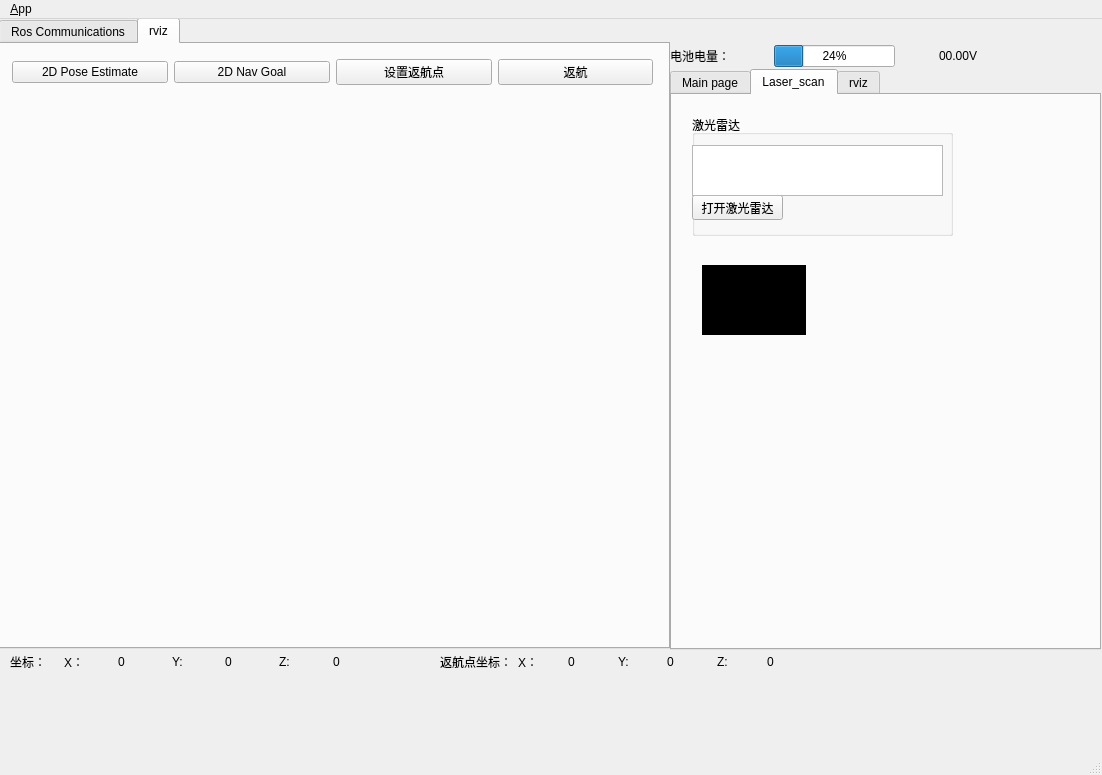
<?xml version="1.0" encoding="UTF-8"?>
<ui version="4.0">
 <class>MainWindowDesign</class>
 <widget class="QMainWindow" name="MainWindowDesign">
  <property name="geometry">
   <rect>
    <x>0</x>
    <y>0</y>
    <width>1102</width>
    <height>775</height>
   </rect>
  </property>
  <property name="minimumSize">
   <size>
    <width>1000</width>
    <height>500</height>
   </size>
  </property>
  <property name="windowTitle">
   <string>QRosApp</string>
  </property>
  <property name="windowIcon">
   <iconset resource="../../class1_ros_qt_demo/resources/images.qrc">
    <normaloff>:/images/icon.png</normaloff>:/images/icon.png</iconset>
  </property>
  <property name="locale">
   <locale language="English" country="Australia"/>
  </property>
  <widget class="QWidget" name="centralwidget">
   <widget class="QTabWidget" name="tab_manager">
    <property name="geometry">
     <rect>
      <x>-1</x>
      <y>-1</y>
      <width>671</width>
      <height>631</height>
     </rect>
    </property>
    <property name="minimumSize">
     <size>
      <width>100</width>
      <height>0</height>
     </size>
    </property>
    <property name="locale">
     <locale language="English" country="Australia"/>
    </property>
    <property name="currentIndex">
     <number>1</number>
    </property>
    <widget class="QWidget" name="tab_status">
     <attribute name="title">
      <string>Ros Communications</string>
     </attribute>
     <widget class="QGroupBox" name="groupBox_12">
      <property name="geometry">
       <rect>
        <x>0</x>
        <y>9</y>
        <width>641</width>
        <height>671</height>
       </rect>
      </property>
      <property name="sizePolicy">
       <sizepolicy hsizetype="MinimumExpanding" vsizetype="Preferred">
        <horstretch>0</horstretch>
        <verstretch>0</verstretch>
       </sizepolicy>
      </property>
      <property name="title">
       <string>Logging</string>
      </property>
      <widget class="QWidget" name="layoutWidget">
       <property name="geometry">
        <rect>
         <x>21</x>
         <y>391</y>
         <width>616</width>
         <height>204</height>
        </rect>
       </property>
       <layout class="QHBoxLayout" name="horizontalLayout_5">
        <item>
         <widget class="QListView" name="view_logging"/>
        </item>
        <item>
         <layout class="QHBoxLayout" name="horizontalLayout_4">
          <item>
           <widget class="QLabel" name="label_image">
            <property name="minimumSize">
             <size>
              <width>200</width>
              <height>200</height>
             </size>
            </property>
            <property name="styleSheet">
             <string notr="true">border:1px solid blue</string>
            </property>
            <property name="text">
             <string>NO IMAGE</string>
            </property>
           </widget>
          </item>
          <item>
           <layout class="QVBoxLayout" name="verticalLayout_2">
            <item>
             <widget class="QPushButton" name="pushButton_sub_image">
              <property name="text">
               <string>订阅</string>
              </property>
             </widget>
            </item>
            <item>
             <widget class="QLineEdit" name="lineEdit_image_topic"/>
            </item>
           </layout>
          </item>
         </layout>
        </item>
       </layout>
      </widget>
      <widget class="QWidget" name="layoutWidget">
       <property name="geometry">
        <rect>
         <x>31</x>
         <y>31</y>
         <width>608</width>
         <height>331</height>
        </rect>
       </property>
       <layout class="QGridLayout" name="gridLayout_2">
        <item row="0" column="0" colspan="2">
         <widget class="QWidget" name="widget_speed_x" native="true">
          <property name="minimumSize">
           <size>
            <width>300</width>
            <height>300</height>
           </size>
          </property>
         </widget>
        </item>
        <item row="0" column="2" colspan="2">
         <widget class="QWidget" name="widget_speed_y" native="true">
          <property name="minimumSize">
           <size>
            <width>300</width>
            <height>300</height>
           </size>
          </property>
         </widget>
        </item>
        <item row="1" column="0">
         <widget class="QLabel" name="label_6">
          <property name="text">
           <string>x轴线速度</string>
          </property>
         </widget>
        </item>
        <item row="1" column="1">
         <widget class="QLabel" name="label_dir_x">
          <property name="text">
           <string>正向</string>
          </property>
         </widget>
        </item>
        <item row="1" column="2">
         <widget class="QLabel" name="label_7">
          <property name="text">
           <string>y轴线速度</string>
          </property>
         </widget>
        </item>
        <item row="1" column="3">
         <widget class="QLabel" name="label_dir_y">
          <property name="text">
           <string>正向</string>
          </property>
         </widget>
        </item>
       </layout>
      </widget>
     </widget>
    </widget>
    <widget class="QWidget" name="tab">
     <attribute name="title">
      <string>rviz</string>
     </attribute>
     <widget class="QWidget" name="layoutWidget">
      <property name="geometry">
       <rect>
        <x>10</x>
        <y>43</y>
        <width>641</width>
        <height>551</height>
       </rect>
      </property>
      <layout class="QVBoxLayout" name="Layout_rviz"/>
     </widget>
     <widget class="QWidget" name="layoutWidget">
      <property name="geometry">
       <rect>
        <x>11</x>
        <y>11</y>
        <width>641</width>
        <height>35</height>
       </rect>
      </property>
      <layout class="QHBoxLayout" name="horizontalLayout_11">
       <item>
        <layout class="QHBoxLayout" name="horizontalLayout_2">
         <item>
          <widget class="QPushButton" name="set_start_btn">
           <property name="minimumSize">
            <size>
             <width>150</width>
             <height>0</height>
            </size>
           </property>
           <property name="text">
            <string>2D Pose Estimate</string>
           </property>
           <property name="icon">
            <iconset resource="../resources/images.qrc">
             <normaloff>:/images/cursor_pos.png</normaloff>:/images/cursor_pos.png</iconset>
           </property>
          </widget>
         </item>
         <item>
          <widget class="QPushButton" name="set_goal_btn">
           <property name="minimumSize">
            <size>
             <width>150</width>
             <height>0</height>
            </size>
           </property>
           <property name="text">
            <string>2D Nav Goal</string>
           </property>
           <property name="icon">
            <iconset resource="../resources/images.qrc">
             <normaloff>:/images/cursor_pos.png</normaloff>:/images/cursor_pos.png</iconset>
           </property>
          </widget>
         </item>
        </layout>
       </item>
       <item>
        <layout class="QHBoxLayout" name="horizontalLayout_7">
         <item>
          <widget class="QPushButton" name="set_return_pos_btn">
           <property name="text">
            <string>设置返航点</string>
           </property>
           <property name="icon">
            <iconset resource="../resources/images.qrc">
             <normaloff>:/images/set_return.png</normaloff>:/images/set_return.png</iconset>
           </property>
          </widget>
         </item>
         <item>
          <widget class="QPushButton" name="return_btn">
           <property name="text">
            <string>返航</string>
           </property>
           <property name="icon">
            <iconset resource="../resources/images.qrc">
             <normaloff>:/images/return.png</normaloff>:/images/return.png</iconset>
           </property>
          </widget>
         </item>
        </layout>
       </item>
      </layout>
     </widget>
    </widget>
   </widget>
   <widget class="QTabWidget" name="tabWidget">
    <property name="geometry">
     <rect>
      <x>670</x>
      <y>50</y>
      <width>431</width>
      <height>581</height>
     </rect>
    </property>
    <property name="currentIndex">
     <number>1</number>
    </property>
    <widget class="QWidget" name="tab_7">
     <attribute name="title">
      <string>Main page</string>
     </attribute>
     <widget class="QGroupBox" name="groupBox_7">
      <property name="geometry">
       <rect>
        <x>0</x>
        <y>0</y>
        <width>421</width>
        <height>301</height>
       </rect>
      </property>
      <property name="title">
       <string>GroupBox</string>
      </property>
      <layout class="QVBoxLayout" name="verticalLayout_6">
       <item>
        <widget class="QGroupBox" name="groupBox_8">
         <property name="title">
          <string>Ros Master</string>
         </property>
         <layout class="QGridLayout" name="gridLayout_4">
          <item row="7" column="0" colspan="2">
           <widget class="QCheckBox" name="checkbox_remember_settings">
            <property name="layoutDirection">
             <enum>Qt::RightToLeft</enum>
            </property>
            <property name="text">
             <string>Remember settings on startup</string>
            </property>
           </widget>
          </item>
          <item row="2" column="0">
           <widget class="QLabel" name="label_17">
            <property name="frameShape">
             <enum>QFrame::StyledPanel</enum>
            </property>
            <property name="frameShadow">
             <enum>QFrame::Raised</enum>
            </property>
            <property name="text">
             <string>Ros IP</string>
            </property>
           </widget>
          </item>
          <item row="6" column="0" colspan="2">
           <widget class="QCheckBox" name="checkbox_use_environment">
            <property name="layoutDirection">
             <enum>Qt::RightToLeft</enum>
            </property>
            <property name="text">
             <string>Use environment variables</string>
            </property>
           </widget>
          </item>
          <item row="1" column="0" colspan="2">
           <widget class="QLineEdit" name="line_edit_master">
            <property name="text">
             <string>http://192.168.1.2:11311/</string>
            </property>
           </widget>
          </item>
          <item row="0" column="0">
           <widget class="QLabel" name="label_18">
            <property name="frameShape">
             <enum>QFrame::StyledPanel</enum>
            </property>
            <property name="frameShadow">
             <enum>QFrame::Raised</enum>
            </property>
            <property name="text">
             <string>Ros Master Url</string>
            </property>
           </widget>
          </item>
          <item row="5" column="0" colspan="2">
           <widget class="QLineEdit" name="line_edit_topic">
            <property name="enabled">
             <bool>false</bool>
            </property>
            <property name="text">
             <string>unused</string>
            </property>
           </widget>
          </item>
          <item row="3" column="0" colspan="2">
           <widget class="QLineEdit" name="line_edit_host">
            <property name="text">
             <string>192.168.1.67</string>
            </property>
           </widget>
          </item>
          <item row="9" column="1">
           <widget class="QPushButton" name="button_connect">
            <property name="enabled">
             <bool>true</bool>
            </property>
            <property name="sizePolicy">
             <sizepolicy hsizetype="MinimumExpanding" vsizetype="Fixed">
              <horstretch>0</horstretch>
              <verstretch>0</verstretch>
             </sizepolicy>
            </property>
            <property name="toolTip">
             <string>Set the target to the current joint trajectory state.</string>
            </property>
            <property name="statusTip">
             <string>Clear all waypoints and set the target to the current joint trajectory state.</string>
            </property>
            <property name="text">
             <string>Connect</string>
            </property>
           </widget>
          </item>
          <item row="4" column="0">
           <widget class="QLabel" name="label_19">
            <property name="frameShape">
             <enum>QFrame::StyledPanel</enum>
            </property>
            <property name="frameShadow">
             <enum>QFrame::Raised</enum>
            </property>
            <property name="text">
             <string>Ros Hostname</string>
            </property>
           </widget>
          </item>
          <item row="10" column="0">
           <spacer name="verticalSpacer">
            <property name="orientation">
             <enum>Qt::Vertical</enum>
            </property>
            <property name="sizeHint" stdset="0">
             <size>
              <width>20</width>
              <height>40</height>
             </size>
            </property>
           </spacer>
          </item>
         </layout>
        </widget>
       </item>
      </layout>
     </widget>
     <widget class="QPushButton" name="pushButton_u">
      <property name="geometry">
       <rect>
        <x>20</x>
        <y>310</y>
        <width>77</width>
        <height>25</height>
       </rect>
      </property>
      <property name="text">
       <string>u</string>
      </property>
      <property name="shortcut">
       <string>U</string>
      </property>
     </widget>
     <widget class="QPushButton" name="pushButton_i">
      <property name="geometry">
       <rect>
        <x>101</x>
        <y>310</y>
        <width>78</width>
        <height>25</height>
       </rect>
      </property>
      <property name="text">
       <string>i</string>
      </property>
      <property name="shortcut">
       <string>I</string>
      </property>
     </widget>
     <widget class="QPushButton" name="pushButton_o">
      <property name="geometry">
       <rect>
        <x>183</x>
        <y>310</y>
        <width>77</width>
        <height>25</height>
       </rect>
      </property>
      <property name="text">
       <string>o</string>
      </property>
      <property name="shortcut">
       <string>O</string>
      </property>
     </widget>
     <widget class="QPushButton" name="pushButton_l">
      <property name="geometry">
       <rect>
        <x>200</x>
        <y>340</y>
        <width>80</width>
        <height>25</height>
       </rect>
      </property>
      <property name="text">
       <string>l</string>
      </property>
      <property name="shortcut">
       <string>L</string>
      </property>
     </widget>
     <widget class="QPushButton" name="pushButton_dh">
      <property name="geometry">
       <rect>
        <x>101</x>
        <y>370</y>
        <width>78</width>
        <height>25</height>
       </rect>
      </property>
      <property name="text">
       <string>,</string>
      </property>
      <property name="shortcut">
       <string>,</string>
      </property>
     </widget>
     <widget class="QCheckBox" name="checkBox">
      <property name="geometry">
       <rect>
        <x>104</x>
        <y>340</y>
        <width>92</width>
        <height>29</height>
       </rect>
      </property>
      <property name="text">
       <string>全向轮模式</string>
      </property>
     </widget>
     <widget class="QPushButton" name="pushButton_j">
      <property name="geometry">
       <rect>
        <x>20</x>
        <y>340</y>
        <width>80</width>
        <height>25</height>
       </rect>
      </property>
      <property name="text">
       <string>j</string>
      </property>
      <property name="shortcut">
       <string>J</string>
      </property>
     </widget>
     <widget class="QPushButton" name="pushButton_d">
      <property name="geometry">
       <rect>
        <x>183</x>
        <y>370</y>
        <width>77</width>
        <height>25</height>
       </rect>
      </property>
      <property name="text">
       <string>.</string>
      </property>
      <property name="shortcut">
       <string>.</string>
      </property>
     </widget>
     <widget class="QPushButton" name="pushButton_m">
      <property name="geometry">
       <rect>
        <x>20</x>
        <y>370</y>
        <width>77</width>
        <height>25</height>
       </rect>
      </property>
      <property name="text">
       <string>m</string>
      </property>
      <property name="shortcut">
       <string>M</string>
      </property>
     </widget>
     <widget class="QWidget" name="layoutWidget_5">
      <property name="geometry">
       <rect>
        <x>10</x>
        <y>400</y>
        <width>171</width>
        <height>71</height>
       </rect>
      </property>
      <layout class="QFormLayout" name="formLayout_3">
       <item row="0" column="0">
        <layout class="QHBoxLayout" name="horizontalLayout_8">
         <item>
          <widget class="QLabel" name="label_20">
           <property name="text">
            <string>线速度:</string>
           </property>
          </widget>
         </item>
         <item>
          <widget class="QSlider" name="horizontalSlider_linear">
           <property name="maximum">
            <number>100</number>
           </property>
           <property name="orientation">
            <enum>Qt::Horizontal</enum>
           </property>
          </widget>
         </item>
        </layout>
       </item>
       <item row="0" column="1">
        <widget class="QLabel" name="label_linear">
         <property name="text">
          <string>0</string>
         </property>
        </widget>
       </item>
       <item row="1" column="0">
        <layout class="QHBoxLayout" name="horizontalLayout_9">
         <item>
          <widget class="QLabel" name="label_21">
           <property name="text">
            <string>角速度:</string>
           </property>
          </widget>
         </item>
         <item>
          <widget class="QSlider" name="horizontalSlider_raw">
           <property name="maximum">
            <number>100</number>
           </property>
           <property name="orientation">
            <enum>Qt::Horizontal</enum>
           </property>
          </widget>
         </item>
        </layout>
       </item>
       <item row="1" column="1">
        <widget class="QLabel" name="label_raw">
         <property name="text">
          <string>0</string>
         </property>
        </widget>
       </item>
      </layout>
     </widget>
    </widget>
    <widget class="QWidget" name="tab_8">
     <attribute name="title">
      <string>Laser_scan</string>
     </attribute>
     <widget class="QGroupBox" name="groupBox_9">
      <property name="geometry">
       <rect>
        <x>20</x>
        <y>20</y>
        <width>261</width>
        <height>121</height>
       </rect>
      </property>
      <property name="title">
       <string>激光雷达</string>
      </property>
      <widget class="QPushButton" name="laser_btn">
       <property name="geometry">
        <rect>
         <x>0</x>
         <y>80</y>
         <width>91</width>
         <height>25</height>
        </rect>
       </property>
       <property name="text">
        <string>打开激光雷达</string>
       </property>
      </widget>
      <widget class="QTextEdit" name="textEdit_laser_cmd">
       <property name="geometry">
        <rect>
         <x>0</x>
         <y>30</y>
         <width>251</width>
         <height>51</height>
        </rect>
       </property>
      </widget>
     </widget>
     <widget class="QTextEdit" name="textEdit_quick_output">
      <property name="geometry">
       <rect>
        <x>30</x>
        <y>170</y>
        <width>104</width>
        <height>70</height>
       </rect>
      </property>
      <property name="styleSheet">
       <string notr="true">background:rgb(0,0,0)</string>
      </property>
     </widget>
    </widget>
    <widget class="QWidget" name="tab_2">
     <attribute name="title">
      <string>rviz</string>
     </attribute>
     <widget class="QTreeWidget" name="treeWidget">
      <property name="geometry">
       <rect>
        <x>2</x>
        <y>27</y>
        <width>431</width>
        <height>521</height>
       </rect>
      </property>
      <attribute name="headerMinimumSectionSize">
       <number>150</number>
      </attribute>
      <attribute name="headerDefaultSectionSize">
       <number>150</number>
      </attribute>
      <column>
       <property name="text">
        <string notr="true">1</string>
       </property>
      </column>
     </widget>
     <widget class="QWidget" name="layoutWidget">
      <property name="geometry">
       <rect>
        <x>3</x>
        <y>3</y>
        <width>91</width>
        <height>27</height>
       </rect>
      </property>
      <layout class="QHBoxLayout" name="horizontalLayout_10">
       <item>
        <widget class="QLabel" name="label_22">
         <property name="minimumSize">
          <size>
           <width>25</width>
           <height>25</height>
          </size>
         </property>
         <property name="text">
          <string/>
         </property>
         <property name="pixmap">
          <pixmap resource="../resources/images.qrc">:/images/display.png</pixmap>
         </property>
        </widget>
       </item>
       <item>
        <widget class="QLabel" name="label_23">
         <property name="text">
          <string>Displays</string>
         </property>
        </widget>
       </item>
      </layout>
     </widget>
    </widget>
   </widget>
   <widget class="QWidget" name="layoutWidget_4">
    <property name="geometry">
     <rect>
      <x>670</x>
      <y>20</y>
      <width>308</width>
      <height>34</height>
     </rect>
    </property>
    <layout class="QHBoxLayout" name="horizontalLayout">
     <item>
      <widget class="QLabel" name="label_8">
       <property name="text">
        <string>电池电量：</string>
       </property>
      </widget>
     </item>
     <item>
      <widget class="QLabel" name="label_9">
       <property name="minimumSize">
        <size>
         <width>32</width>
         <height>32</height>
        </size>
       </property>
       <property name="text">
        <string/>
       </property>
       <property name="pixmap">
        <pixmap resource="../resources/images.qrc">:/images/power.png</pixmap>
       </property>
      </widget>
     </item>
     <item>
      <widget class="QProgressBar" name="progressBar">
       <property name="value">
        <number>24</number>
       </property>
      </widget>
     </item>
     <item>
      <widget class="QLabel" name="label_10">
       <property name="minimumSize">
        <size>
         <width>32</width>
         <height>32</height>
        </size>
       </property>
       <property name="text">
        <string/>
       </property>
       <property name="pixmap">
        <pixmap resource="../resources/images.qrc">:/images/power-v.png</pixmap>
       </property>
      </widget>
     </item>
     <item>
      <widget class="QLabel" name="label_power_vel">
       <property name="text">
        <string>00.00V</string>
       </property>
      </widget>
     </item>
    </layout>
   </widget>
   <widget class="QWidget" name="layoutWidget_2">
    <property name="geometry">
     <rect>
      <x>440</x>
      <y>630</y>
      <width>371</width>
      <height>25</height>
     </rect>
    </property>
    <layout class="QHBoxLayout" name="horizontalLayout_6">
     <item>
      <widget class="QLabel" name="label_4">
       <property name="text">
        <string>返航点坐标：</string>
       </property>
      </widget>
     </item>
     <item>
      <widget class="QLabel" name="label_11">
       <property name="text">
        <string>X：</string>
       </property>
      </widget>
     </item>
     <item>
      <widget class="QLabel" name="return_x">
       <property name="text">
        <string>0</string>
       </property>
      </widget>
     </item>
     <item>
      <widget class="QLabel" name="label_12">
       <property name="text">
        <string>Y:</string>
       </property>
      </widget>
     </item>
     <item>
      <widget class="QLabel" name="return_y">
       <property name="text">
        <string>0</string>
       </property>
      </widget>
     </item>
     <item>
      <widget class="QLabel" name="label_13">
       <property name="text">
        <string>Z:</string>
       </property>
      </widget>
     </item>
     <item>
      <widget class="QLabel" name="return_z">
       <property name="text">
        <string>0</string>
       </property>
      </widget>
     </item>
    </layout>
   </widget>
   <widget class="QWidget" name="layoutWidget">
    <property name="geometry">
     <rect>
      <x>10</x>
      <y>630</y>
      <width>371</width>
      <height>25</height>
     </rect>
    </property>
    <layout class="QHBoxLayout" name="horizontalLayout_3">
     <item>
      <widget class="QLabel" name="label">
       <property name="text">
        <string>坐标：</string>
       </property>
      </widget>
     </item>
     <item>
      <widget class="QLabel" name="label_2">
       <property name="text">
        <string>X：</string>
       </property>
      </widget>
     </item>
     <item>
      <widget class="QLabel" name="pos_x">
       <property name="text">
        <string>0</string>
       </property>
      </widget>
     </item>
     <item>
      <widget class="QLabel" name="label_3">
       <property name="text">
        <string>Y:</string>
       </property>
      </widget>
     </item>
     <item>
      <widget class="QLabel" name="pos_y">
       <property name="text">
        <string>0</string>
       </property>
      </widget>
     </item>
     <item>
      <widget class="QLabel" name="label_5">
       <property name="text">
        <string>Z:</string>
       </property>
      </widget>
     </item>
     <item>
      <widget class="QLabel" name="pos_z">
       <property name="text">
        <string>0</string>
       </property>
      </widget>
     </item>
    </layout>
   </widget>
  </widget>
  <widget class="QMenuBar" name="menubar">
   <property name="geometry">
    <rect>
     <x>0</x>
     <y>0</y>
     <width>1102</width>
     <height>28</height>
    </rect>
   </property>
   <widget class="QMenu" name="menu_File">
    <property name="title">
     <string>&amp;App</string>
    </property>
    <addaction name="action_Preferences"/>
    <addaction name="separator"/>
    <addaction name="actionAbout"/>
    <addaction name="actionAbout_Qt"/>
    <addaction name="separator"/>
    <addaction name="action_Quit"/>
   </widget>
   <addaction name="menu_File"/>
  </widget>
  <widget class="QStatusBar" name="statusbar"/>
  <action name="action_Quit">
   <property name="text">
    <string>&amp;Quit</string>
   </property>
   <property name="shortcut">
    <string>Ctrl+Q</string>
   </property>
   <property name="shortcutContext">
    <enum>Qt::ApplicationShortcut</enum>
   </property>
  </action>
  <action name="action_Preferences">
   <property name="text">
    <string>&amp;Preferences</string>
   </property>
  </action>
  <action name="actionAbout">
   <property name="text">
    <string>&amp;About</string>
   </property>
  </action>
  <action name="actionAbout_Qt">
   <property name="text">
    <string>About &amp;Qt</string>
   </property>
  </action>
 </widget>
 <resources>
  <include location="../../class1_ros_qt_demo/resources/images.qrc"/>
  <include location="../resources/images.qrc"/>
 </resources>
 <connections>
  <connection>
   <sender>action_Quit</sender>
   <signal>triggered()</signal>
   <receiver>MainWindowDesign</receiver>
   <slot>close()</slot>
   <hints>
    <hint type="sourcelabel">
     <x>-1</x>
     <y>-1</y>
    </hint>
    <hint type="destinationlabel">
     <x>399</x>
     <y>299</y>
    </hint>
   </hints>
  </connection>
 </connections>
</ui>
